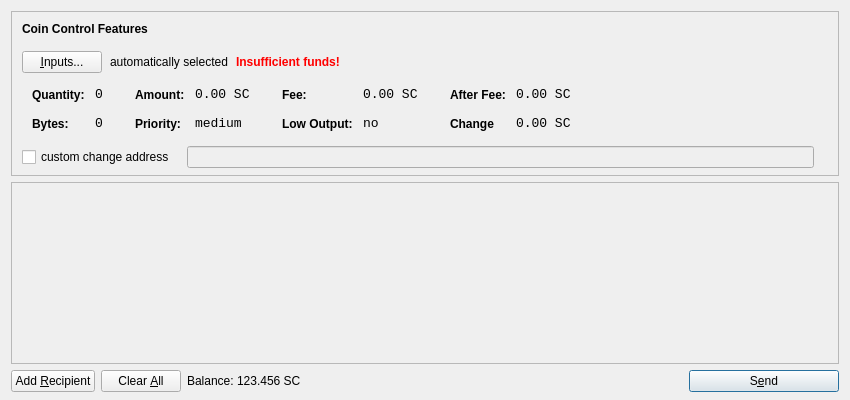
<?xml version="1.0" encoding="UTF-8"?>
<ui version="4.0">
 <class>SendCoinsDialog</class>
 <widget class="QDialog" name="SendCoinsDialog">
  <property name="geometry">
   <rect>
    <x>0</x>
    <y>0</y>
    <width>850</width>
    <height>400</height>
   </rect>
  </property>
  <property name="windowTitle">
   <string>Send Coins</string>
  </property>
  <layout class="QVBoxLayout" name="verticalLayout" stretch="0,1,0">
   <property name="bottomMargin">
    <number>8</number>
   </property>
   <item>
    <widget class="QFrame" name="frameCoinControl">
     <property name="sizePolicy">
      <sizepolicy hsizetype="Expanding" vsizetype="Expanding">
       <horstretch>0</horstretch>
       <verstretch>0</verstretch>
      </sizepolicy>
     </property>
     <property name="maximumSize">
      <size>
       <width>16777215</width>
       <height>16777215</height>
      </size>
     </property>
     <property name="frameShape">
      <enum>QFrame::StyledPanel</enum>
     </property>
     <property name="frameShadow">
      <enum>QFrame::Sunken</enum>
     </property>
     <layout class="QVBoxLayout" name="verticalLayoutCoinControl2">
      <property name="spacing">
       <number>6</number>
      </property>
      <property name="leftMargin">
       <number>0</number>
      </property>
      <property name="topMargin">
       <number>0</number>
      </property>
      <property name="rightMargin">
       <number>0</number>
      </property>
      <property name="bottomMargin">
       <number>6</number>
      </property>
      <item>
       <layout class="QVBoxLayout" name="verticalLayoutCoinControl" stretch="0,0,0,0,1">
        <property name="spacing">
         <number>0</number>
        </property>
        <property name="leftMargin">
         <number>10</number>
        </property>
        <property name="topMargin">
         <number>10</number>
        </property>
        <item>
         <layout class="QHBoxLayout" name="horizontalLayoutCoinControl1">
          <property name="bottomMargin">
           <number>15</number>
          </property>
          <item>
           <widget class="QLabel" name="labelCoinControlFeatures">
            <property name="sizePolicy">
             <sizepolicy hsizetype="Preferred" vsizetype="Maximum">
              <horstretch>0</horstretch>
              <verstretch>0</verstretch>
             </sizepolicy>
            </property>
            <property name="font">
             <font>
              <weight>75</weight>
              <bold>true</bold>
             </font>
            </property>
            <property name="styleSheet">
             <string notr="true">font-weight:bold;</string>
            </property>
            <property name="text">
             <string>Coin Control Features</string>
            </property>
           </widget>
          </item>
         </layout>
        </item>
        <item>
         <layout class="QHBoxLayout" name="horizontalLayoutCoinControl2" stretch="0,0,0,0">
          <property name="spacing">
           <number>8</number>
          </property>
          <property name="bottomMargin">
           <number>10</number>
          </property>
          <item>
           <widget class="QPushButton" name="pushButtonCoinControl">
            <property name="styleSheet">
             <string notr="true"/>
            </property>
            <property name="text">
             <string>&amp;Inputs...</string>
            </property>
           </widget>
          </item>
          <item>
           <widget class="QLabel" name="labelCoinControlAutomaticallySelected">
            <property name="text">
             <string>automatically selected</string>
            </property>
            <property name="margin">
             <number>5</number>
            </property>
           </widget>
          </item>
          <item>
           <widget class="QLabel" name="labelCoinControlInsuffFunds">
            <property name="font">
             <font>
              <weight>75</weight>
              <bold>true</bold>
             </font>
            </property>
            <property name="styleSheet">
             <string notr="true">color:red;font-weight:bold;</string>
            </property>
            <property name="text">
             <string>Insufficient funds!</string>
            </property>
            <property name="margin">
             <number>5</number>
            </property>
           </widget>
          </item>
          <item>
           <spacer name="horizontalSpacerCoinControl">
            <property name="orientation">
             <enum>Qt::Horizontal</enum>
            </property>
            <property name="sizeHint" stdset="0">
             <size>
              <width>40</width>
              <height>1</height>
             </size>
            </property>
           </spacer>
          </item>
         </layout>
        </item>
        <item>
         <widget class="QWidget" name="widgetCoinControl" native="true">
          <property name="sizePolicy">
           <sizepolicy hsizetype="Preferred" vsizetype="Preferred">
            <horstretch>0</horstretch>
            <verstretch>0</verstretch>
           </sizepolicy>
          </property>
          <property name="minimumSize">
           <size>
            <width>0</width>
            <height>0</height>
           </size>
          </property>
          <property name="styleSheet">
           <string notr="true"/>
          </property>
          <layout class="QHBoxLayout" name="horizontalLayoutCoinControl5">
           <property name="leftMargin">
            <number>0</number>
           </property>
           <property name="topMargin">
            <number>0</number>
           </property>
           <property name="rightMargin">
            <number>0</number>
           </property>
           <property name="bottomMargin">
            <number>0</number>
           </property>
           <item>
            <layout class="QHBoxLayout" name="horizontalLayoutCoinControl3" stretch="0,0,0,1">
             <property name="spacing">
              <number>20</number>
             </property>
             <property name="topMargin">
              <number>0</number>
             </property>
             <property name="bottomMargin">
              <number>10</number>
             </property>
             <item>
              <layout class="QFormLayout" name="formLayoutCoinControl1">
               <property name="horizontalSpacing">
                <number>10</number>
               </property>
               <property name="verticalSpacing">
                <number>14</number>
               </property>
               <property name="leftMargin">
                <number>10</number>
               </property>
               <property name="topMargin">
                <number>4</number>
               </property>
               <property name="rightMargin">
                <number>6</number>
               </property>
               <item row="0" column="0">
                <widget class="QLabel" name="labelCoinControlQuantityText">
                 <property name="styleSheet">
                  <string notr="true">font-weight:bold;</string>
                 </property>
                 <property name="text">
                  <string>Quantity:</string>
                 </property>
                 <property name="margin">
                  <number>0</number>
                 </property>
                </widget>
               </item>
               <item row="0" column="1">
                <widget class="QLabel" name="labelCoinControlQuantity">
                 <property name="font">
                  <font>
                   <family>Monospace</family>
                   <pointsize>10</pointsize>
                  </font>
                 </property>
                 <property name="cursor">
                  <cursorShape>IBeamCursor</cursorShape>
                 </property>
                 <property name="contextMenuPolicy">
                  <enum>Qt::ActionsContextMenu</enum>
                 </property>
                 <property name="text">
                  <string>0</string>
                 </property>
                 <property name="margin">
                  <number>0</number>
                 </property>
                 <property name="textInteractionFlags">
                  <set>Qt::LinksAccessibleByMouse|Qt::TextSelectableByKeyboard|Qt::TextSelectableByMouse</set>
                 </property>
                </widget>
               </item>
               <item row="1" column="0">
                <widget class="QLabel" name="labelCoinControlBytesText">
                 <property name="styleSheet">
                  <string notr="true">font-weight:bold;</string>
                 </property>
                 <property name="text">
                  <string>Bytes:</string>
                 </property>
                </widget>
               </item>
               <item row="1" column="1">
                <widget class="QLabel" name="labelCoinControlBytes">
                 <property name="font">
                  <font>
                   <family>Monospace</family>
                   <pointsize>10</pointsize>
                  </font>
                 </property>
                 <property name="cursor">
                  <cursorShape>IBeamCursor</cursorShape>
                 </property>
                 <property name="contextMenuPolicy">
                  <enum>Qt::ActionsContextMenu</enum>
                 </property>
                 <property name="text">
                  <string>0</string>
                 </property>
                 <property name="textInteractionFlags">
                  <set>Qt::LinksAccessibleByMouse|Qt::TextSelectableByKeyboard|Qt::TextSelectableByMouse</set>
                 </property>
                </widget>
               </item>
              </layout>
             </item>
             <item>
              <layout class="QFormLayout" name="formLayoutCoinControl2">
               <property name="horizontalSpacing">
                <number>10</number>
               </property>
               <property name="verticalSpacing">
                <number>14</number>
               </property>
               <property name="leftMargin">
                <number>6</number>
               </property>
               <property name="topMargin">
                <number>4</number>
               </property>
               <property name="rightMargin">
                <number>6</number>
               </property>
               <item row="0" column="0">
                <widget class="QLabel" name="labelCoinControlAmountText">
                 <property name="styleSheet">
                  <string notr="true">font-weight:bold;</string>
                 </property>
                 <property name="text">
                  <string>Amount:</string>
                 </property>
                 <property name="margin">
                  <number>0</number>
                 </property>
                </widget>
               </item>
               <item row="0" column="1">
                <widget class="QLabel" name="labelCoinControlAmount">
                 <property name="font">
                  <font>
                   <family>Monospace</family>
                   <pointsize>10</pointsize>
                  </font>
                 </property>
                 <property name="cursor">
                  <cursorShape>IBeamCursor</cursorShape>
                 </property>
                 <property name="contextMenuPolicy">
                  <enum>Qt::ActionsContextMenu</enum>
                 </property>
                 <property name="text">
                  <string>0.00 SC</string>
                 </property>
                 <property name="textInteractionFlags">
                  <set>Qt::LinksAccessibleByMouse|Qt::TextSelectableByKeyboard|Qt::TextSelectableByMouse</set>
                 </property>
                </widget>
               </item>
               <item row="1" column="0">
                <widget class="QLabel" name="labelCoinControlPriorityText">
                 <property name="styleSheet">
                  <string notr="true">font-weight:bold;</string>
                 </property>
                 <property name="text">
                  <string>Priority:</string>
                 </property>
                </widget>
               </item>
               <item row="1" column="1">
                <widget class="QLabel" name="labelCoinControlPriority">
                 <property name="font">
                  <font>
                   <family>Monospace</family>
                   <pointsize>10</pointsize>
                  </font>
                 </property>
                 <property name="cursor">
                  <cursorShape>IBeamCursor</cursorShape>
                 </property>
                 <property name="contextMenuPolicy">
                  <enum>Qt::ActionsContextMenu</enum>
                 </property>
                 <property name="text">
                  <string>medium</string>
                 </property>
                 <property name="textInteractionFlags">
                  <set>Qt::LinksAccessibleByMouse|Qt::TextSelectableByKeyboard|Qt::TextSelectableByMouse</set>
                 </property>
                </widget>
               </item>
              </layout>
             </item>
             <item>
              <layout class="QFormLayout" name="formLayoutCoinControl3">
               <property name="horizontalSpacing">
                <number>10</number>
               </property>
               <property name="verticalSpacing">
                <number>14</number>
               </property>
               <property name="leftMargin">
                <number>6</number>
               </property>
               <property name="topMargin">
                <number>4</number>
               </property>
               <property name="rightMargin">
                <number>6</number>
               </property>
               <item row="0" column="0">
                <widget class="QLabel" name="labelCoinControlFeeText">
                 <property name="styleSheet">
                  <string notr="true">font-weight:bold;</string>
                 </property>
                 <property name="text">
                  <string>Fee:</string>
                 </property>
                 <property name="margin">
                  <number>0</number>
                 </property>
                </widget>
               </item>
               <item row="0" column="1">
                <widget class="QLabel" name="labelCoinControlFee">
                 <property name="font">
                  <font>
                   <family>Monospace</family>
                   <pointsize>10</pointsize>
                  </font>
                 </property>
                 <property name="cursor">
                  <cursorShape>IBeamCursor</cursorShape>
                 </property>
                 <property name="contextMenuPolicy">
                  <enum>Qt::ActionsContextMenu</enum>
                 </property>
                 <property name="text">
                  <string>0.00 SC</string>
                 </property>
                 <property name="textInteractionFlags">
                  <set>Qt::LinksAccessibleByMouse|Qt::TextSelectableByKeyboard|Qt::TextSelectableByMouse</set>
                 </property>
                </widget>
               </item>
               <item row="1" column="0">
                <widget class="QLabel" name="labelCoinControlLowOutputText">
                 <property name="styleSheet">
                  <string notr="true">font-weight:bold;</string>
                 </property>
                 <property name="text">
                  <string>Low Output:</string>
                 </property>
                </widget>
               </item>
               <item row="1" column="1">
                <widget class="QLabel" name="labelCoinControlLowOutput">
                 <property name="font">
                  <font>
                   <family>Monospace</family>
                   <pointsize>10</pointsize>
                  </font>
                 </property>
                 <property name="cursor">
                  <cursorShape>IBeamCursor</cursorShape>
                 </property>
                 <property name="contextMenuPolicy">
                  <enum>Qt::ActionsContextMenu</enum>
                 </property>
                 <property name="text">
                  <string>no</string>
                 </property>
                 <property name="textInteractionFlags">
                  <set>Qt::LinksAccessibleByMouse|Qt::TextSelectableByKeyboard|Qt::TextSelectableByMouse</set>
                 </property>
                </widget>
               </item>
              </layout>
             </item>
             <item>
              <layout class="QFormLayout" name="formLayoutCoinControl4">
               <property name="horizontalSpacing">
                <number>10</number>
               </property>
               <property name="verticalSpacing">
                <number>14</number>
               </property>
               <property name="leftMargin">
                <number>6</number>
               </property>
               <property name="topMargin">
                <number>4</number>
               </property>
               <property name="rightMargin">
                <number>6</number>
               </property>
               <item row="0" column="0">
                <widget class="QLabel" name="labelCoinControlAfterFeeText">
                 <property name="styleSheet">
                  <string notr="true">font-weight:bold;</string>
                 </property>
                 <property name="text">
                  <string>After Fee:</string>
                 </property>
                 <property name="margin">
                  <number>0</number>
                 </property>
                </widget>
               </item>
               <item row="0" column="1">
                <widget class="QLabel" name="labelCoinControlAfterFee">
                 <property name="font">
                  <font>
                   <family>Monospace</family>
                   <pointsize>10</pointsize>
                  </font>
                 </property>
                 <property name="cursor">
                  <cursorShape>IBeamCursor</cursorShape>
                 </property>
                 <property name="contextMenuPolicy">
                  <enum>Qt::ActionsContextMenu</enum>
                 </property>
                 <property name="text">
                  <string>0.00 SC</string>
                 </property>
                 <property name="textInteractionFlags">
                  <set>Qt::LinksAccessibleByMouse|Qt::TextSelectableByKeyboard|Qt::TextSelectableByMouse</set>
                 </property>
                </widget>
               </item>
               <item row="1" column="0">
                <widget class="QLabel" name="labelCoinControlChangeText">
                 <property name="styleSheet">
                  <string notr="true">font-weight:bold;</string>
                 </property>
                 <property name="text">
                  <string>Change</string>
                 </property>
                </widget>
               </item>
               <item row="1" column="1">
                <widget class="QLabel" name="labelCoinControlChange">
                 <property name="font">
                  <font>
                   <family>Monospace</family>
                   <pointsize>10</pointsize>
                  </font>
                 </property>
                 <property name="cursor">
                  <cursorShape>IBeamCursor</cursorShape>
                 </property>
                 <property name="contextMenuPolicy">
                  <enum>Qt::ActionsContextMenu</enum>
                 </property>
                 <property name="text">
                  <string>0.00 SC</string>
                 </property>
                 <property name="textInteractionFlags">
                  <set>Qt::LinksAccessibleByMouse|Qt::TextSelectableByKeyboard|Qt::TextSelectableByMouse</set>
                 </property>
                </widget>
               </item>
              </layout>
             </item>
            </layout>
           </item>
          </layout>
         </widget>
        </item>
        <item>
         <layout class="QHBoxLayout" name="horizontalLayoutCoinControl4" stretch="0,0,0">
          <property name="spacing">
           <number>12</number>
          </property>
          <property name="sizeConstraint">
           <enum>QLayout::SetDefaultConstraint</enum>
          </property>
          <property name="topMargin">
           <number>5</number>
          </property>
          <property name="rightMargin">
           <number>5</number>
          </property>
          <item>
           <widget class="QCheckBox" name="checkBoxCoinControlChange">
            <property name="text">
             <string>custom change address</string>
            </property>
           </widget>
          </item>
          <item>
           <widget class="QLineEdit" name="lineEditCoinControlChange">
            <property name="enabled">
             <bool>false</bool>
            </property>
            <property name="sizePolicy">
             <sizepolicy hsizetype="Expanding" vsizetype="Fixed">
              <horstretch>0</horstretch>
              <verstretch>0</verstretch>
             </sizepolicy>
            </property>
           </widget>
          </item>
          <item>
           <widget class="QLabel" name="labelCoinControlChangeLabel">
            <property name="sizePolicy">
             <sizepolicy hsizetype="Preferred" vsizetype="Expanding">
              <horstretch>0</horstretch>
              <verstretch>0</verstretch>
             </sizepolicy>
            </property>
            <property name="minimumSize">
             <size>
              <width>0</width>
              <height>0</height>
             </size>
            </property>
            <property name="text">
             <string/>
            </property>
            <property name="margin">
             <number>3</number>
            </property>
           </widget>
          </item>
         </layout>
        </item>
        <item>
         <spacer name="verticalSpacerCoinControl">
          <property name="orientation">
           <enum>Qt::Vertical</enum>
          </property>
          <property name="sizeHint" stdset="0">
           <size>
            <width>800</width>
            <height>1</height>
           </size>
          </property>
         </spacer>
        </item>
       </layout>
      </item>
     </layout>
    </widget>
   </item>
   <item>
    <widget class="QScrollArea" name="scrollArea">
     <property name="widgetResizable">
      <bool>true</bool>
     </property>
     <widget class="QWidget" name="scrollAreaWidgetContents">
      <property name="geometry">
       <rect>
        <x>0</x>
        <y>0</y>
        <width>830</width>
        <height>173</height>
       </rect>
      </property>
      <layout class="QVBoxLayout" name="verticalLayout_2">
       <property name="leftMargin">
        <number>0</number>
       </property>
       <property name="topMargin">
        <number>0</number>
       </property>
       <property name="rightMargin">
        <number>0</number>
       </property>
       <property name="bottomMargin">
        <number>0</number>
       </property>
       <item>
        <layout class="QVBoxLayout" name="entries">
         <property name="spacing">
          <number>6</number>
         </property>
        </layout>
       </item>
       <item>
        <spacer name="verticalSpacer">
         <property name="orientation">
          <enum>Qt::Vertical</enum>
         </property>
         <property name="sizeHint" stdset="0">
          <size>
           <width>20</width>
           <height>40</height>
          </size>
         </property>
        </spacer>
       </item>
      </layout>
     </widget>
    </widget>
   </item>
   <item>
    <layout class="QHBoxLayout" name="horizontalLayout">
     <item>
      <widget class="QPushButton" name="addButton">
       <property name="toolTip">
        <string>Send to multiple recipients at once</string>
       </property>
       <property name="text">
        <string>Add &amp;Recipient</string>
       </property>
       <property name="icon">
        <iconset resource="../bitcoin.qrc">
         <normaloff>:/icons/add</normaloff>:/icons/add</iconset>
       </property>
       <property name="autoDefault">
        <bool>false</bool>
       </property>
      </widget>
     </item>
     <item>
      <widget class="QPushButton" name="clearButton">
       <property name="sizePolicy">
        <sizepolicy hsizetype="Minimum" vsizetype="Fixed">
         <horstretch>0</horstretch>
         <verstretch>0</verstretch>
        </sizepolicy>
       </property>
       <property name="toolTip">
        <string>Remove all transaction fields</string>
       </property>
       <property name="text">
        <string>Clear &amp;All</string>
       </property>
       <property name="icon">
        <iconset resource="../bitcoin.qrc">
         <normaloff>:/icons/remove</normaloff>:/icons/remove</iconset>
       </property>
       <property name="autoRepeatDelay">
        <number>300</number>
       </property>
       <property name="autoDefault">
        <bool>false</bool>
       </property>
      </widget>
     </item>
     <item>
      <layout class="QHBoxLayout" name="horizontalLayout_2">
       <property name="spacing">
        <number>3</number>
       </property>
       <item>
        <widget class="QLabel" name="label">
         <property name="text">
          <string>Balance:</string>
         </property>
        </widget>
       </item>
       <item>
        <widget class="QLabel" name="labelBalance">
         <property name="cursor">
          <cursorShape>IBeamCursor</cursorShape>
         </property>
         <property name="text">
          <string>123.456 SC</string>
         </property>
         <property name="textInteractionFlags">
          <set>Qt::LinksAccessibleByMouse|Qt::TextSelectableByKeyboard|Qt::TextSelectableByMouse</set>
         </property>
        </widget>
       </item>
      </layout>
     </item>
     <item>
      <spacer name="horizontalSpacer">
       <property name="orientation">
        <enum>Qt::Horizontal</enum>
       </property>
       <property name="sizeHint" stdset="0">
        <size>
         <width>40</width>
         <height>20</height>
        </size>
       </property>
      </spacer>
     </item>
     <item>
      <widget class="QPushButton" name="sendButton">
       <property name="minimumSize">
        <size>
         <width>150</width>
         <height>0</height>
        </size>
       </property>
       <property name="toolTip">
        <string>Confirm the send action</string>
       </property>
       <property name="text">
        <string>S&amp;end</string>
       </property>
       <property name="icon">
        <iconset resource="../bitcoin.qrc">
         <normaloff>:/icons/send</normaloff>:/icons/send</iconset>
       </property>
       <property name="default">
        <bool>true</bool>
       </property>
      </widget>
     </item>
    </layout>
   </item>
  </layout>
 </widget>
 <resources>
  <include location="../bitcoin.qrc"/>
 </resources>
 <connections/>
</ui>
